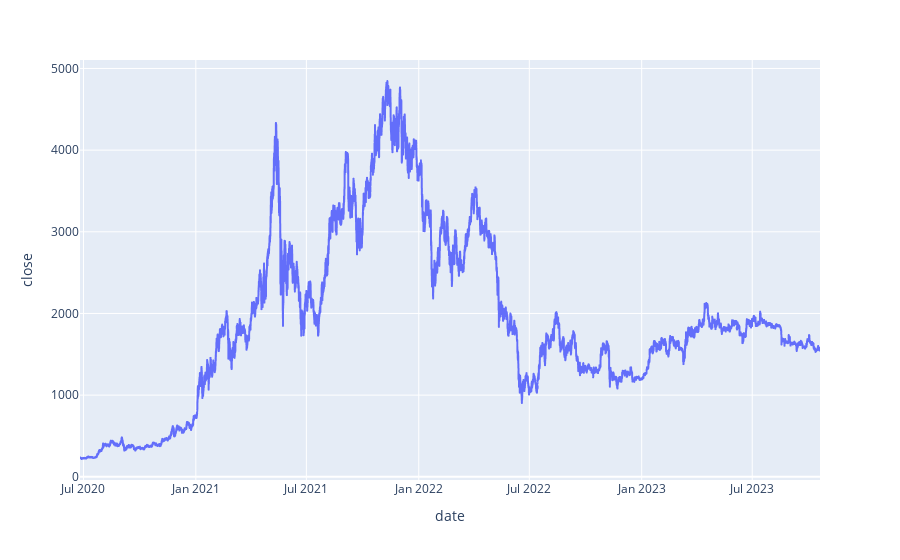

Write notebook code for a chart like this one.
### Code cell
px.line(df_eth_2020, x='date', y='moving_avg')
px.line(df_eth_2020, x='date', y='close')

### Figure 1 — Plotly figure (JSON) as saved in the notebook; plotly's stock layout.template omitted (floating-point values rounded to 4 significant figures; data arrays with more than 128 entries replaced by an {"elided": "..."} marker saying what was removed)
{"data": [{"hovertemplate": "date=%{x}<br>close=%{y}<extra></extra>", "legendgroup": "", "line": {"color": "#636efa", "dash": "solid"}, "marker": {"symbol": "circle"}, "mode": "lines", "name": "", "showlegend": false, "type": "scattergl", "x": {"elided": "29080 str values"}, "xaxis": "x", "y": {"elided": "29080 float values"}, "yaxis": "y"}], "layout": {"legend": {"tracegroupgap": 0}, "margin": {"t": 60}, "xaxis": {"anchor": "y", "domain": [0, 1], "title": {"text": "date"}}, "yaxis": {"anchor": "x", "domain": [0, 1], "title": {"text": "close"}}}}
